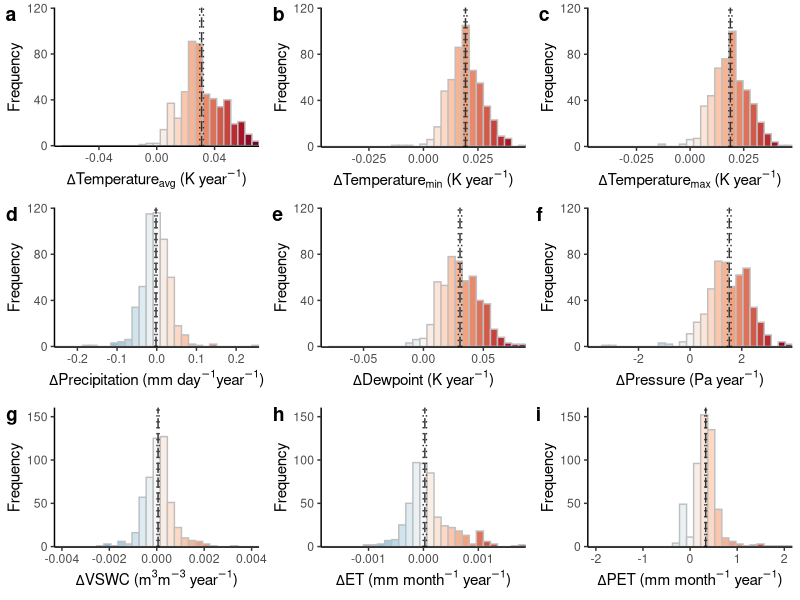

Write R code to recreate this figure.
################################################################################
### Function for plotting distributions of ECV on TMCF
################################################################################

# Figure 2 in the manuscript

###Select libraries-------------------------------------------------------------
library(data.table)
library(ggplot2)
library(ggpubr)

### Load data and layers--------------------------------------------------------
# Load ASCI of trends
frame <- as.data.frame(fread("data/TMCF_slope.csv"))
frame <- subset(frame, remove != "yes") #Remove duplicates

###Plot features ---------------------------------------------------------------
# Theme
th <- theme(
  panel.background = element_rect(fill = "transparent"),
  plot.background = element_rect(fill = "transparent", color = NA),
  legend.background = element_rect(fill = "transparent"),
  legend.box.background = element_rect(fill = "transparent"),
  panel.spacing = unit(0,"null"),
  panel.grid.major = element_blank(),
  panel.grid.minor = element_blank())

# Color selection
colores <- rev(c("#67001f", "#b2182b", "#d6604d", "#f4a582", 
                 "#fddbc7", "#f7f7f7", "#d1e5f0", "#92c5de", 
                 "#4393c3", "#2166ac", "#053061"))

###Histograms function ----------------------------------------------------------
hist_function <- function(variable, name, y_limits, mean, LCI, HCI) {
  
  variable_limits <- c(-max(abs(range(frame[, variable], na.rm = TRUE))), 
                       max(abs(range(frame[, variable], na.rm = TRUE))))
  variable_quantile <- quantile(frame[, variable], 0.5, na.rm = TRUE)
  
  plot_export <- ggplot(frame, aes(x = frame[, variable])) +
    geom_histogram(aes(fill = ..x.., color = ..x..), bins = 30, colour = "grey75") +
    scale_y_continuous(limits = y_limits, expand = c(0, 0.5), n.breaks = 4) +   
    scale_x_continuous(limits = variable_limits, expand = c(0, 0)) +
    scale_fill_gradientn(colours = colores, limits = variable_limits) +
    geom_vline(xintercept = mean, linetype= "longdash", colour = "grey20") +
    geom_vline(xintercept = LCI, linetype= "dotted", colour = "grey20") +
    geom_vline(xintercept = HCI, linetype= "dotted", colour = "grey20") +
    xlab(name) + 
    ylab("Frequency") +
    theme_classic() + theme(legend.position = "none") + th +
    theme(
      panel.background = element_rect(fill = "transparent"),
      plot.background = element_rect(fill = "transparent", color = NA))
  
}



#Temperature
temperature <- hist_function("temperature",
                             expression(paste(Delta, "Temperature"['avg']," (K year"^-1, ")", sep = "")),
                             c(0, 120),
                             0.03103071,
                             0.02971575,
                             0.03228193)

#Temperature min
min_temperature <- hist_function("min_temperature",
                             expression(paste(Delta, "Temperature"['min']," (K year"^-1, ")", sep = "")),
                             c(0, 120),
                             0.01928038,
                             0.01863102,
                             0.0199509)

#Temperature max
max_temperature <- hist_function("max_temperature",
                             expression(paste(Delta, "Temperature"['max']," (K year"^-1, ")", sep = "")),
                             c(0, 120),
                             0.0187762,
                             0.0180836,
                             0.01950891)

#Precipitation
precipitation <- hist_function("precipitation",
                               expression(paste(Delta, "Precipitation (mm day"^-1, "year"^-1, ")", sep = "")),
                               c(0, 120),
                               -0.001942869,
                               -0.004725074,
                               0.0007131467)

#Dewpoint
dewpoint <- hist_function("dewpoint",
                          expression(paste(Delta, "Dewpoint (K year"^-1, ")", sep = "")),
                          c(0, 120),
                          0.03053587,
                          0.0291526,
                          0.03192858)

#Pressure
pressure <- hist_function("pressure",
                          expression(paste(Delta, "Pressure (Pa year"^-1, ")", sep = "")),
                          c(0, 120),
                          1.518385,
                          1.44925,
                          1.587649)
#VSWC
vswc <- hist_function("vswc",
                      expression(paste(Delta, "VSWC (m"^3,"m"^-3, " year"^-1, ")", sep = "")),
                      c(0, 160),
                      0.000055236397,
                      0.000011446997853383,
                      0.000096916527331151)

#ET
ET <- hist_function("ET",
                    expression(paste(Delta, "ET (mm month"^-1, " year"^-1, ")", sep = "")),
                    c(0, 160),
                    0.000025566240612677,
                    -0.000003829778800594,
                    0.000055163888778894)

#PET
PET <- hist_function("PET",
                     expression(paste(Delta, "PET (mm month"^-1, " year"^-1, ")", sep = "")),
                    c(0, 160),
                    0.331283388621889,
                    0.313842646321805,
                    0.349115655259898)

###Arrange plot-----------------------------------------------------------------
main <- ggarrange(temperature, min_temperature, max_temperature,
                  precipitation, dewpoint, pressure,
                  vswc, ET, PET,
                  nrow = 3,
                  ncol = 3,
                  labels = c("a", "b", "c", "d", "e", "f", "g", "h", "i"), 
                  common.legend = FALSE,
                  widths = c(3, 3, 3), heights = c(3, 3, 3))

###Export-----------------------------------------------------------------------
tiff("Figure_2.tiff", width = 183, height = 150, units = "mm", pointsize = 12, res = 600)

main

dev.off()
